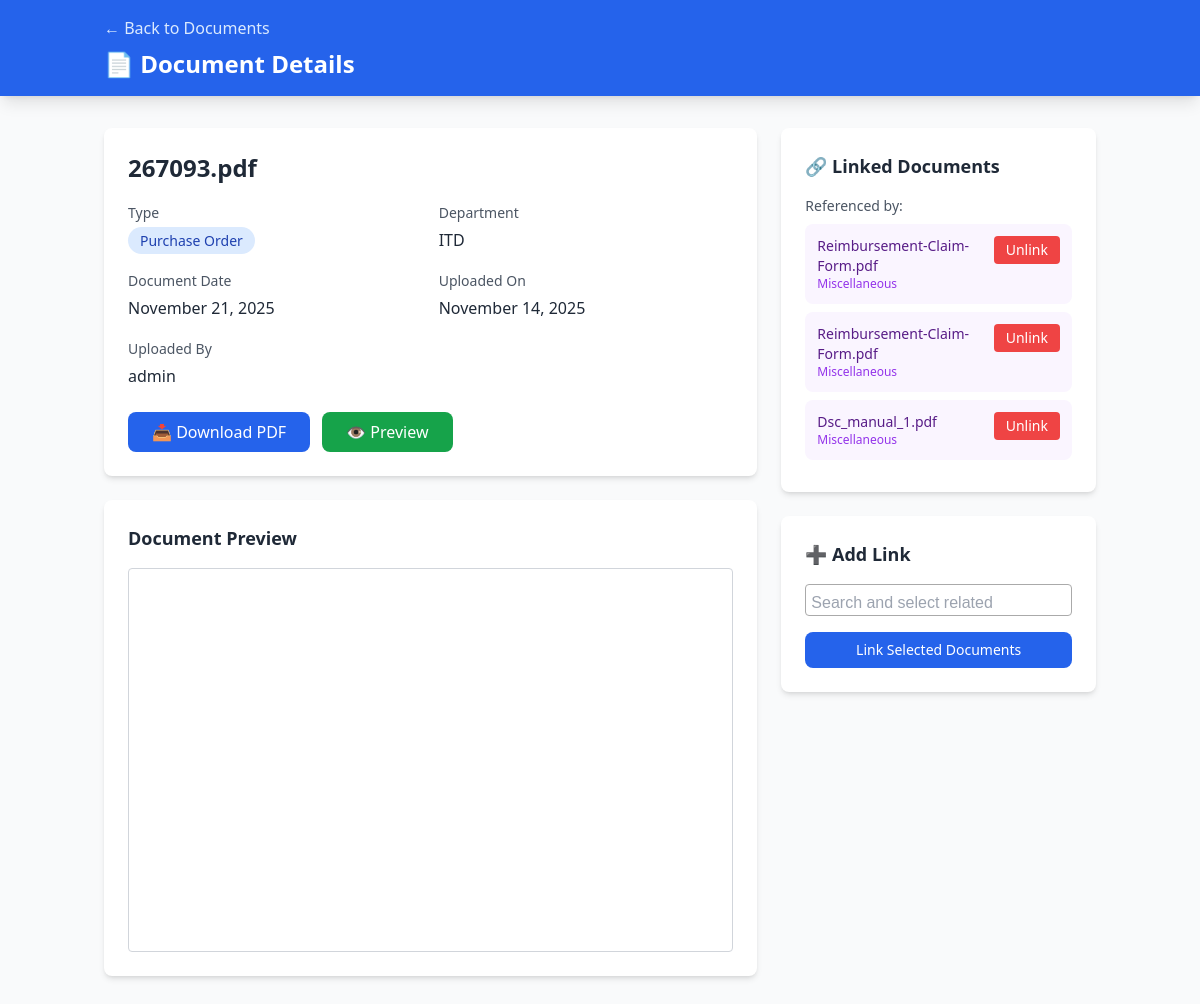
Before: /document/2 (signed in) with the older database file.
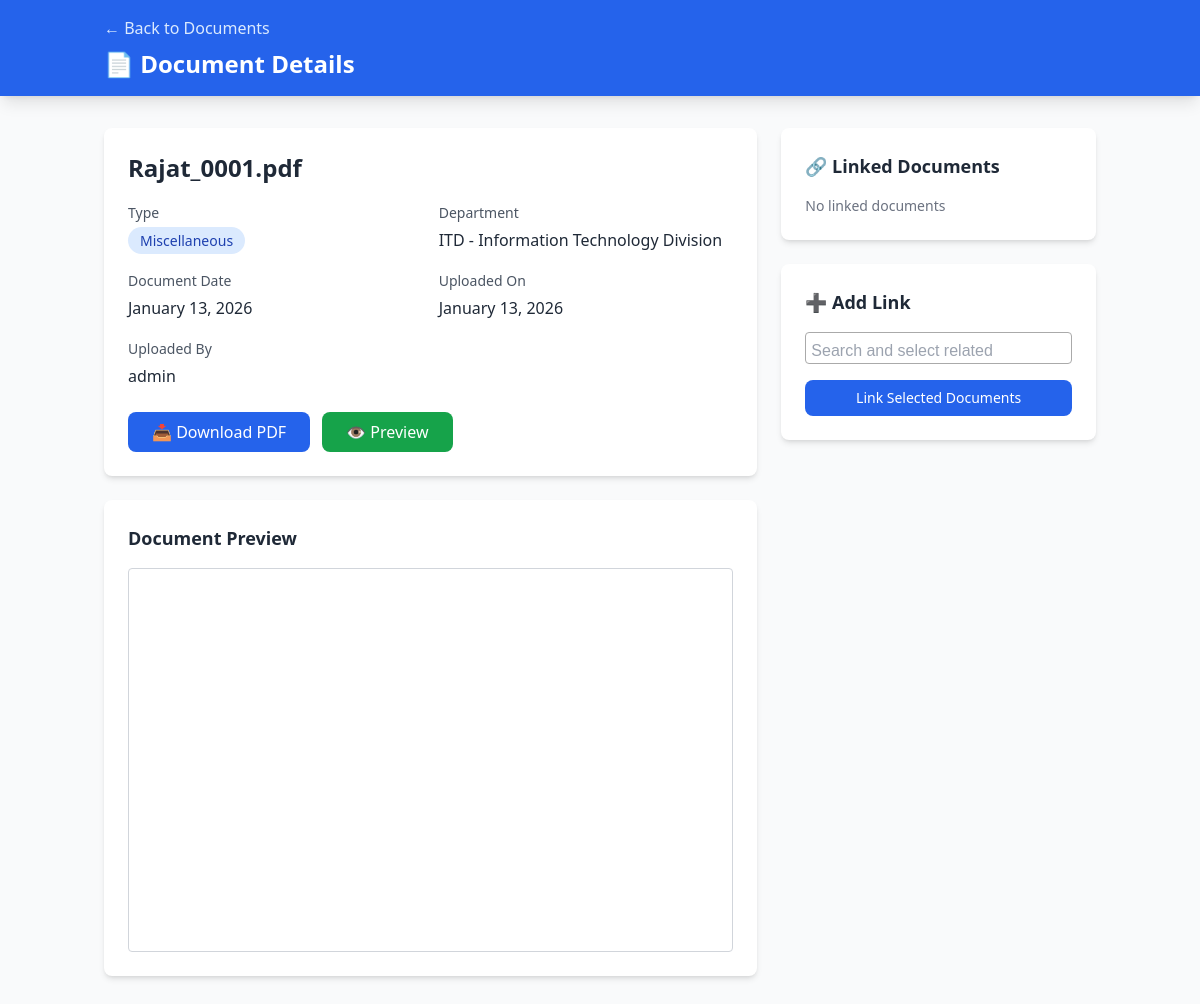
After: the same page with the newer database file.
### app.py (models this page shows)
class Document(db.Model):
    id = db.Column(db.Integer, primary_key=True)
    filename = db.Column(db.String(255), nullable=False)
    original_filename = db.Column(db.String(255), nullable=False)
    doc_type = db.Column(db.String(50), nullable=False)
    department = db.Column(db.String(100), nullable=False)
    doc_date = db.Column(db.Date, nullable=False)
    upload_date = db.Column(db.DateTime, default=datetime.utcnow)
    description = db.Column(db.Text)
    uploaded_by = db.Column(db.Integer, db.ForeignKey('user.id'))
    uploader = db.relationship('User', backref='documents')
    linked_from = db.relationship('DocumentLink', foreign_keys='DocumentLink.target_doc_id', backref='target_document')
    linked_to = db.relationship('DocumentLink', foreign_keys='DocumentLink.source_doc_id', backref='source_document')

class DocumentLink(db.Model):
    id = db.Column(db.Integer, primary_key=True)
    source_doc_id = db.Column(db.Integer, db.ForeignKey('document.id'), nullable=False)
    target_doc_id = db.Column(db.Integer, db.ForeignKey('document.id'), nullable=False)
    link_type = db.Column(db.String(50))  # "referenced_in", "derived_from", "related_to"
    created_at = db.Column(db.DateTime, default=datetime.utcnow)

### app.py (the view)
@app.route('/document/<int:doc_id>')
@login_required
def view_document(doc_id):
    document = Document.query.get_or_404(doc_id)
    all_documents = Document.query.order_by(Document.upload_date.desc()).all()
    return render_template("DOCUMENT_VIEW_TEMPLATE.html", document=document, all_documents=all_documents)

### app.py (called while the page is built)
@login_manager.user_loader
def load_user(user_id):
    return User.query.get(int(user_id))

### templates/DOCUMENT_VIEW_TEMPLATE.html (shortened to what the changed rows need)
<!DOCTYPE html>
<html lang="en">
<head>
    <script src="https://cdn.tailwindcss.com"></script>
    <link href="https://cdn.jsdelivr.net/npm/flowbite@2.5.2/dist/flowbite.min.css" rel="stylesheet" />
    <link href="https://cdn.jsdelivr.net/npm/select2@4.1.0-rc.0/dist/css/select2.min.css" rel="stylesheet" />
</head>
<body class="bg-gray-50">
    <nav class="bg-blue-600 text-white shadow-lg">
        <div class="container mx-auto px-4 py-4">
            <h1 class="text-2xl font-bold mt-2">📄 Document Details</h1>
        </div>
    </nav>
    <div class="container mx-auto px-4 py-8">
        <div class="grid md:grid-cols-3 gap-6">
            <div class="md:col-span-2">
                <div class="bg-white rounded-lg shadow-md p-6 mb-6">
                    <h2 class="text-2xl font-bold text-gray-800 mb-4">{{ document.original_filename }}</h2>
                    <div class="grid md:grid-cols-2 gap-4 mb-6">
                        <div>
                            <div class="mt-1">
                                <span class="px-3 py-1 bg-blue-100 text-blue-800 rounded-full text-sm font-medium">
                                    {{ document.doc_type }}
                                </span>
                            </div>
                        </div>
                        <div>
                            <label class="text-sm font-medium text-gray-600">Department</label>
                            <div class="mt-1 text-gray-800">{{ document.department }}</div>
                        </div>
                        <div>
                            <label class="text-sm font-medium text-gray-600">Document Date</label>
                            <div class="mt-1 text-gray-800">{{ document.doc_date.strftime('%B %d, %Y') }}</div>
                        </div>
                        <div>
                            <label class="text-sm font-medium text-gray-600">Uploaded On</label>
                            <div class="mt-1 text-gray-800">{{ document.upload_date.strftime('%B %d, %Y') }}</div>
                        </div>
                        <div>
                        </div>
                    </div>
                    <div class="flex gap-3">
                        <a href="{{ url_for('download', doc_id=document.id) }}"
                           class="bg-blue-600 text-white px-6 py-2 rounded-lg hover:bg-blue-700 transition font-medium">
                        </a>
                        <a href="{{ url_for('preview', doc_id=document.id) }}" target="_blank"
                           class="bg-green-600 text-white px-6 py-2 rounded-lg hover:bg-green-700 transition font-medium">
                        </a>
                    </div>
                </div>
            </div>
            <div>
                <div class="bg-white rounded-lg shadow-md p-6 mb-6">
                    <h3 class="text-lg font-semibold text-gray-800 mb-4">🔗 Linked Documents</h3>
                    {% if document.linked_from %}
                    <div>
                        <h4 class="text-sm font-medium text-gray-600 mb-2">Referenced by:</h4>
                        {% for link in document.linked_from %}
                        <div class="flex items-start justify-between p-3 mb-2 bg-purple-50 hover:bg-purple-100 rounded-lg transition">
                            <a href="{{ url_for('view_document', doc_id=link.source_doc_id) }}" class="block">
                                <div class="text-sm font-medium text-purple-900">{{ link.source_document.original_filename }}</div>
                                <div class="text-xs text-purple-600">{{ link.source_document.doc_type }}</div>
                            </a>
                            <div class="ml-3">
                                <form method="POST" action="{{ url_for('unlink', doc_id=document.id, link_id=link.id) }}" onsubmit="return confirm('Remove this link?');">
                                    <button type="submit" class="text-sm bg-red-500 text-white px-3 py-1 rounded hover:bg-red-600">Unlink</button>
                                </form>
                            </div>
                        </div>
                        {% endfor %}
                    </div>
                    {% endif %}
                    {% if not document.linked_to and not document.linked_from %}
                    <p class="text-gray-500 text-sm">No linked documents</p>
                    {% endif %}
                </div>
            </div>
        </div>
    </div>
</body>
</html>

Changed rows visible on the page:
removed DocumentLink: source_document.original_filename "Reimbursement-Claim-Form.pdf", source_document.doc_type "Miscellaneous"
removed DocumentLink: source_document.original_filename "Reimbursement-Claim-Form.pdf", source_document.doc_type "Miscellaneous"
removed DocumentLink: source_document.original_filename "Dsc_manual_1.pdf", source_document.doc_type "Miscellaneous"
changed Document: original_filename "267093.pdf" → "Rajat_0001.pdf"; doc_type "Purchase Order" → "Miscellaneous"; department "ITD" → "ITD - Information Technology Division"; doc_date "November 21, 2025" → "January 13, 2026"; upload_date "November 14, 2025" → "January 13, 2026"
Other visible differences:
text no longer shown: "Referenced by:"
text now shown: "No linked documents"
